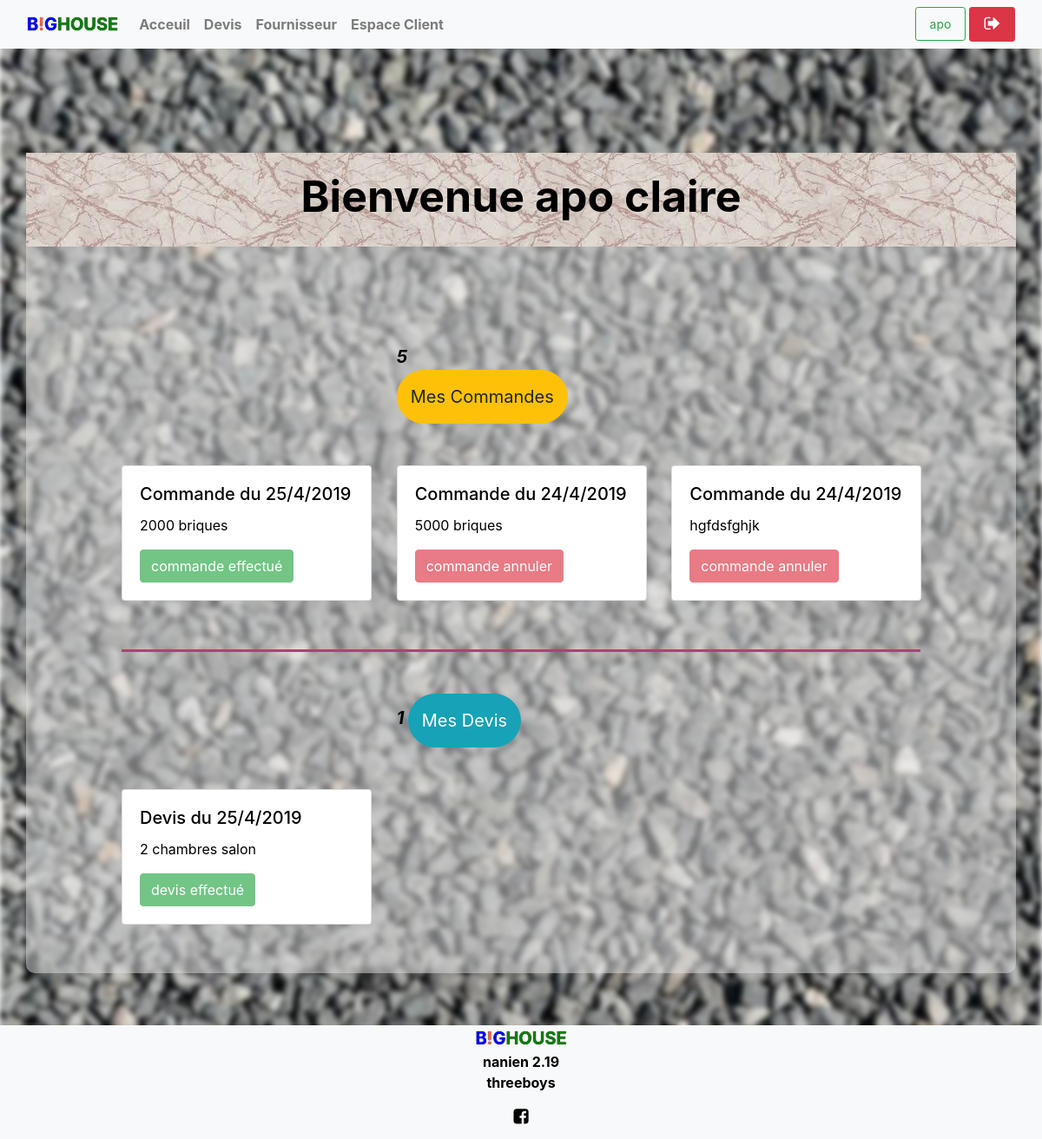
Screenshot of /client.php (signed in) with the database file from the repository.
### tables this page shows
CREATE TABLE `commande` (
  `id_commande` int(11) NOT NULL,
  `id_client` int(11) NOT NULL,
  `id_fournisseur` int(11) NOT NULL,
  `description` varchar(255) NOT NULL,
  `statu` int(11) NOT NULL,
  `dateCommande` datetime NOT NULL DEFAULT CURRENT_TIMESTAMP
);

CREATE TABLE `devis` (
  `id_devis` int(11) NOT NULL,
  `nom` varchar(100) NOT NULL,
  `prenom` varchar(100) NOT NULL,
  `telephone` int(11) NOT NULL,
  `email` varchar(255) NOT NULL,
  `description` text NOT NULL,
  `statu` int(11) NOT NULL DEFAULT '0',
  `dateDevis` datetime NOT NULL DEFAULT CURRENT_TIMESTAMP
);

### client.php (the view, shortened to what this page needs)
<?php
require 'traitement/database.php';
if ($_SESSION['id_client']) {
 ?>
<!DOCTYPE html>
<html>
<head>
</head>
<body class="page-acceuil">
	<?php include 'header.php'; ?>
	<div class="container index client">
		<div class="row">
			<div class="col-12 box-client mb-5">
				<h1 class="text-center bold title-client">Bienvenue <?php echo $_SESSION['nom_client'].' '.$_SESSION['prenom_client']; ?></h1>
			</div>
		</div>
		<div class="row " >
			<div class="offset-lg-1 col-lg-10 mt-5 mb-5 ">
				 <div class="row box-module">
					<div class="offset-md-4 col-md-3 ">
						<?php
							$C = $bdd->prepare("SELECT COUNT(id_commande) AS nbCommande FROM commande WHERE id_client = ?;");
							$C->execute(array($_SESSION['id_client']));
 							$repC = $C->fetch();
						 ?>
						<i class="bold text-center size-2"><?php echo $repC['nbCommande']; ?></i>
						<button class="btn btn-lg btn-warning module" > Mes Commandes</button>
					</div>
				</div>
				<div class="row mt-5" id="commande" >
					<?php
					$commande = $bdd->prepare("SELECT *, YEAR(dateCommande) AS annee, MONTH(dateCommande) AS mois, DAY(dateCommande) AS jour FROM commande WHERE id_client = ? ORDER BY id_commande DESC LIMIT 0,3");
					$commande->execute(array($_SESSION['id_client']));
					while ($afficher = $commande->fetch()) {
					 ?>
					 	<div class="col-lg-4 mb-2">
					 		<div class="card" style="width: 18rem;" data-aos="zoom-in">
							  <div class="card-body">
							    <h5 class="card-title">Commande du <?php echo $afficher['jour'].'/'.$afficher['mois'].'/'.$afficher['annee']; ?></h5>
							    <p class="card-text"><?php echo $afficher['description']; ?></p>
							    <?php
							    	if ($afficher['statu'] == 0) {
							    		?>
							    		<button class='btn btn-warning disabled'>en cours...</button>
							    		<a href='traitement/supr-commande.php?id=<?php echo $afficher['id_commande'] ?>' class='btn btn-danger '>annuler</a>
							    	<?php  }elseif ($afficher['statu'] == 1) {
							    		?>
							    		<button class='btn btn-success disabled'>commande effectué</button>
							    	<?php  }
							    	else{
							    		?>
							    		<a href='<?php  ?>' class='btn btn-danger disabled'>commande annuler</a>
							    	<?php }
							     ?>
							  </div>
							</div>
					 	</div>
						<?php } ?>
				</div>
				<hr class="mt-5 mb-5 bg-danger btn-primary" style="height: 2px;">
				<div class="row">
					<div class="offset-md-4 col-md-3 ">
						<?php
							$D = $bdd->prepare("SELECT COUNT(id_devis) AS nbDevis FROM devis WHERE email = ?;");
							$D->execute(array($_SESSION['email_client']));
 							$repD = $D->fetch();
						 ?>
						<i class="bold text-center size-2"><?php echo $repD['nbDevis']; ?></i>
						<button class="btn btn-lg btn-info module" > Mes Devis</button>
					</div>
				</div>
				<div class="row mt-5	" id="mesdevis" >
				<?php
				$devis = $bdd->prepare("SELECT *, YEAR(dateDevis) AS annee, MONTH(dateDevis) AS mois, DAY(dateDevis) AS jour FROM devis WHERE email = ? LIMIT 0,3");
				$devis->execute(array($_SESSION['email_client']));
				while ($affich = $devis->fetch()) {
				 ?>
				 	<div class="col-lg-4 mb-2" >
				 		<div class="card" style="width: 18rem;" data-aos="zoom-out-up">
						  <div class="card-body">
						    <h5 class="card-title">Devis du <?php echo $affich['jour'].'/'.$affich['mois'].'/'.$affich['annee']; ?></h5>
						    <p class="card-text"><?php echo $affich['description']; ?></p>
						    <?php
							    	if ($affich['statu'] == 0) {
							    		?>
							    		<a href="valider-devis.php?id_devis=<?php echo $affich['id_devis']; ?>"	class="btn btn-sm btn-warning disabled"><i class="fa fa-"></i>en cours...</a>
							    		<a href="anul-devis.php?id_devis=<?php echo $affich['id_devis']; ?>"	class="btn btn-sm btn-danger" title="annuler le devis"><i class="fa fa-"></i>annuler</a>
							    	<?php  }elseif ($affich['statu'] == 1) {
							    		?>
							    		<button class='btn btn-success disabled'>devis effectué</button>
							    	<?php  }
							    	else{
							    		?>
							    		<button class='btn btn-danger disabled'>devis annuler</button>
							    	<?php }
							     ?>
						  </div>
						</div>
				 	</div>
					<?php
						}
					?>
				</div>
			</div>
		</div>
	</div>
	<?php include 'footer.php'; ?>
</body>
</html>
<?php
}else{
	header("location: connexion-client.php");
	}
 ?>

### header.php (shortened to what this page needs)
<!DOCTYPE html>
<html>
<head>
	<link rel="stylesheet" type="text/css" href="css/bootstrap.min.css">
	<link rel="stylesheet" type="text/css" href="css/font-awesome.min.css">
	<link rel="stylesheet" type="text/css" href="css/styles.css">
	<link rel="stylesheet" type="text/css" href="js/aos-master/dist/aos.css">
</head>
<body >
	<div class="container-fluid bg-light">
		<nav class="navbar sticky-top navbar-expand-lg navbar-light ">
			<a class="navbar-brand text-center" href="index.php"><span class="logo"><span class="big">B<span class="lei">!</span>G</span><span class="leh">HOUSE</span></span></a>
		  <div class="collapse navbar-collapse" id="navbarNav">
		    <ul class="navbar-nav">
		      <li class="nav-item">
		        <a class="nav-link" href="index.php">Acceuil<span class="sr-only">(current)</span></a>
		      </li>
		      <li class="nav-item">
		        <a class="nav-link"  href="devis.php">Devis</a>
		      </li>
		      <li class="nav-item">
		        <a class="nav-link" href="fournisseur.php">Fournisseur</a>
		      </li>
		      <li class="nav-item">
		        <a class="nav-link" href="client.php">Espace Client</a>
		      </li>
		    </ul>
		  </div>
		  <div>
		  	<ul class="nav">
		  		<li class="nav-item">
		       <?php if($_SESSION['id_client']){ echo " <a class='nav-link btn btn-sm btn-outline-success mr-1' href='client.php'>".$_SESSION['nom_client']."</a> "; }elseif($_SESSION['id_fournisseur']){ echo " <a class='nav-link btn btn-sm btn-outline-success mr-1' href='client.php'>".$_SESSION['username']."</a> ";}elseif($_SESSION['id_admin']){ echo " <a class='nav-link btn btn-sm btn-outline-success mr-1' href='client.php'>".$_SESSION['admin']."</a> ";}else{ echo " <a class='nav-link btn btn-sm btn-outline-success mr-1' href='connexion-client.php'>CONNEXION</a>"; } ?>
		      </li>
		       <li class="nav-item">
		       	<?php if($_SESSION['id_client']){ echo " <a class='nav-link btn btn-sm btn-danger' href='traitement/deconnexion.php' title='deconnexion'><i class='fa fa-sign-out size-2'></i></a>"; }else{ echo " <a class='nav-link btn btn-sm btn-primary' href='inscription.php'>INSCRIPTION</a>"; } ?>
		      </li>
		  	</ul>
		  </div>
		</nav>
	</div>
</body>
</html>

### footer.php (shortened to what this page needs)
<footer>
	<div class="container-fluid bg-light">
		<div class="row">
			<div class="col-12 text-center">
				<a href="index.php"><span class="logo"><span class="big">B<span class="lei">!</span>G</span><span class="leh">HOUSE</span></span></a>
				<p class="mb-0 bold">nanien 2.19</p>
				<p class="mt-0 bold"><a href="">threeboys</a></p>
				<span class="fa fa-facebook-square mb-3 size-2"></span>
			</div>
		</div>
	</div>
</footer>

### css/styles.css (style rules this page uses)
a { color: black; }
.bold { font-weight: bold; }
* { box-sizing: border-box; }
.page-acceuil { position: absolute; top: 0; bottom: 0; left: 0; right: 0; height: 100%; margin:0; padding:0; background-size: 100% ; width:100%; color:black; }
.page-acceuil:before { content: ""; position: fixed; height: 100%; width: 100%; background: url(../images/acceuil.jpg); background-size: cover; z-index: -1; -webkit-filter: blur(3px); -webkit-background-size: cover; -moz-background-size: cover; -o-background-size: cover; background-size: cover; }
.index { background-color: rgba(224, 224, 224, 0.5); border-radius: 10px; }
.logo { font-size: 20px; font-weight: bold; text-shadow: 0px 0px 1px black; }
.big { color: blue; }
.lei { color: tomato; }
.leh { color: green; }
.navbar .navbar-nav li a { font-weight: bold; transition: 0.5s; }
.box-client { background-image: url(../images/contact-acceuil.jpeg); padding: 20px; }
.title-client { font-size: 50px; }
.module { padding: 15px; border-radius: 50px; margin-left: auto; margin-right: auto; }
.client { margin-top: 10%; margin-bottom: 5%; }
.size-2 { font-size: 20px; }

### rows the page displays
commande: jour "25", mois "4", annee "2019", description "2000 briques", statu "commande effectué"
commande: jour "24", mois "4", annee "2019", description "5000 briques", statu "commande annuler"
commande: jour "24", mois "4", annee "2019", description "hgfdsfghjk", statu "commande annuler"
devis: jour "25", mois "4", annee "2019", description "2 chambres salon", statu "devis effectué"

### other values shown
$_SESSION['nom_client'] "apo"
$_SESSION['prenom_client'] "claire"
$repC['nbCommande'] "5"
$repD['nbDevis'] "1"
